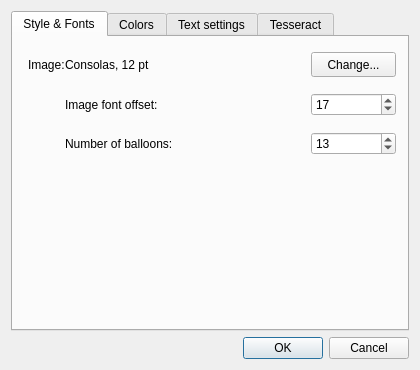
<?xml version="1.0" encoding="UTF-8"?>
<ui version="4.0">
 <class>SettingsDialog</class>
 <widget class="QDialog" name="SettingsDialog">
  <property name="geometry">
   <rect>
    <x>0</x>
    <y>0</y>
    <width>420</width>
    <height>370</height>
   </rect>
  </property>
  <property name="sizePolicy">
   <sizepolicy hsizetype="Maximum" vsizetype="Maximum">
    <horstretch>0</horstretch>
    <verstretch>0</verstretch>
   </sizepolicy>
  </property>
  <property name="minimumSize">
   <size>
    <width>420</width>
    <height>370</height>
   </size>
  </property>
  <property name="maximumSize">
   <size>
    <width>420</width>
    <height>370</height>
   </size>
  </property>
  <property name="windowTitle">
   <string>Settings...</string>
  </property>
  <layout class="QVBoxLayout" name="verticalLayout_3">
   <item>
    <layout class="QVBoxLayout" name="verticalLayout">
     <property name="sizeConstraint">
      <enum>QLayout::SetMaximumSize</enum>
     </property>
     <item>
      <widget class="QTabWidget" name="tabSetting">
       <property name="tabPosition">
        <enum>QTabWidget::North</enum>
       </property>
       <property name="tabShape">
        <enum>QTabWidget::Rounded</enum>
       </property>
       <property name="currentIndex">
        <number>0</number>
       </property>
       <widget class="QWidget" name="FontSett">
        <attribute name="title">
         <string>Style &amp;&amp; Fonts</string>
        </attribute>
        <widget class="QFrame" name="fontFrame">
         <property name="geometry">
          <rect>
           <x>6</x>
           <y>6</y>
           <width>386</width>
           <height>276</height>
          </rect>
         </property>
         <property name="sizePolicy">
          <sizepolicy hsizetype="Expanding" vsizetype="Expanding">
           <horstretch>0</horstretch>
           <verstretch>0</verstretch>
          </sizepolicy>
         </property>
         <layout class="QGridLayout" name="gridLayout_2">
          <property name="sizeConstraint">
           <enum>QLayout::SetNoConstraint</enum>
          </property>
          <property name="bottomMargin">
           <number>16</number>
          </property>
          <property name="horizontalSpacing">
           <number>0</number>
          </property>
          <property name="verticalSpacing">
           <number>16</number>
          </property>
          <item row="1" column="3">
           <widget class="QSpinBox" name="offsetSpinBox">
            <property name="toolTip">
             <string>How far should be displayed symbol from baseline.</string>
            </property>
            <property name="value">
             <number>17</number>
            </property>
           </widget>
          </item>
          <item row="2" column="1">
           <widget class="QLabel" name="balloonsLabel">
            <property name="text">
             <string>Number of balloons:</string>
            </property>
           </widget>
          </item>
          <item row="0" column="2">
           <spacer name="horizontalSpacer_8">
            <property name="orientation">
             <enum>Qt::Horizontal</enum>
            </property>
            <property name="sizeHint" stdset="0">
             <size>
              <width>40</width>
              <height>20</height>
             </size>
            </property>
           </spacer>
          </item>
          <item row="0" column="0">
           <widget class="QLabel" name="fontImageLbl">
            <property name="text">
             <string>Image:</string>
            </property>
           </widget>
          </item>
          <item row="2" column="3">
           <widget class="QSpinBox" name="ballonsSpinBox">
            <property name="toolTip">
             <string>How many &quot;balloons&quot; should be shown on image.</string>
            </property>
            <property name="minimum">
             <number>1</number>
            </property>
            <property name="value">
             <number>13</number>
            </property>
           </widget>
          </item>
          <item row="0" column="1">
           <widget class="QLabel" name="fontImageLabel">
            <property name="text">
             <string>Consolas, 12 pt</string>
            </property>
           </widget>
          </item>
          <item row="0" column="3">
           <widget class="QPushButton" name="fontImageButton">
            <property name="minimumSize">
             <size>
              <width>85</width>
              <height>25</height>
             </size>
            </property>
            <property name="text">
             <string>Change...</string>
            </property>
           </widget>
          </item>
          <item row="1" column="1" colspan="2">
           <widget class="QLabel" name="offsetLabel">
            <property name="text">
             <string>Image font offset:</string>
            </property>
           </widget>
          </item>
          <item row="3" column="0" colspan="4">
           <spacer name="verticalSpacer">
            <property name="orientation">
             <enum>Qt::Vertical</enum>
            </property>
            <property name="sizeHint" stdset="0">
             <size>
              <width>20</width>
              <height>40</height>
             </size>
            </property>
           </spacer>
          </item>
         </layout>
         <zorder>fontImageLabel</zorder>
         <zorder>fontImageLbl</zorder>
         <zorder>fontImageButton</zorder>
         <zorder>offsetLabel</zorder>
         <zorder>offsetSpinBox</zorder>
         <zorder>balloonsLabel</zorder>
         <zorder>ballonsSpinBox</zorder>
        </widget>
       </widget>
       <widget class="QWidget" name="ColorsSett">
        <attribute name="title">
         <string>Colors</string>
        </attribute>
        <widget class="QWidget" name="layoutWidget">
         <property name="geometry">
          <rect>
           <x>0</x>
           <y>10</y>
           <width>391</width>
           <height>270</height>
          </rect>
         </property>
         <layout class="QVBoxLayout" name="verticalLayout_5">
          <item>
           <widget class="QFrame" name="colorsFrame">
            <property name="sizePolicy">
             <sizepolicy hsizetype="Expanding" vsizetype="Expanding">
              <horstretch>0</horstretch>
              <verstretch>0</verstretch>
             </sizepolicy>
            </property>
            <layout class="QGridLayout" name="gridLayout">
             <item row="0" column="0">
              <widget class="QLabel" name="imageFontColorLabel">
               <property name="text">
                <string>Image font:</string>
               </property>
              </widget>
             </item>
             <item row="0" column="1">
              <spacer name="horizontalSpacer_9">
               <property name="orientation">
                <enum>Qt::Horizontal</enum>
               </property>
               <property name="sizeHint" stdset="0">
                <size>
                 <width>40</width>
                 <height>20</height>
                </size>
               </property>
              </spacer>
             </item>
             <item row="0" column="2">
              <widget class="QPushButton" name="imageFontColorButton">
               <property name="maximumSize">
                <size>
                 <width>75</width>
                 <height>26</height>
                </size>
               </property>
               <property name="text">
                <string/>
               </property>
              </widget>
             </item>
             <item row="1" column="0">
              <widget class="QLabel" name="colorRectLabel">
               <property name="text">
                <string>Selection rectangle:</string>
               </property>
              </widget>
             </item>
             <item row="1" column="1">
              <spacer name="horizontalSpacer_2">
               <property name="orientation">
                <enum>Qt::Horizontal</enum>
               </property>
               <property name="sizeType">
                <enum>QSizePolicy::MinimumExpanding</enum>
               </property>
               <property name="sizeHint" stdset="0">
                <size>
                 <width>25</width>
                 <height>12</height>
                </size>
               </property>
              </spacer>
             </item>
             <item row="1" column="2">
              <widget class="QPushButton" name="colorRectButton">
               <property name="maximumSize">
                <size>
                 <width>75</width>
                 <height>26</height>
                </size>
               </property>
               <property name="text">
                <string/>
               </property>
              </widget>
             </item>
             <item row="2" column="0">
              <widget class="QLabel" name="colorBoxLabel">
               <property name="text">
                <string>Selection fill:</string>
               </property>
              </widget>
             </item>
             <item row="2" column="1">
              <spacer name="horizontalSpacer_3">
               <property name="orientation">
                <enum>Qt::Horizontal</enum>
               </property>
               <property name="sizeType">
                <enum>QSizePolicy::Minimum</enum>
               </property>
               <property name="sizeHint" stdset="0">
                <size>
                 <width>25</width>
                 <height>12</height>
                </size>
               </property>
              </spacer>
             </item>
             <item row="2" column="2">
              <widget class="QPushButton" name="rectFillColorButton">
               <property name="maximumSize">
                <size>
                 <width>75</width>
                 <height>26</height>
                </size>
               </property>
               <property name="text">
                <string/>
               </property>
              </widget>
             </item>
             <item row="3" column="0">
              <widget class="QLabel" name="colorBoxLabel_2">
               <property name="text">
                <string>Boxes:</string>
               </property>
              </widget>
             </item>
             <item row="3" column="1">
              <spacer name="horizontalSpacer_4">
               <property name="orientation">
                <enum>Qt::Horizontal</enum>
               </property>
               <property name="sizeType">
                <enum>QSizePolicy::Minimum</enum>
               </property>
               <property name="sizeHint" stdset="0">
                <size>
                 <width>25</width>
                 <height>12</height>
                </size>
               </property>
              </spacer>
             </item>
             <item row="3" column="2">
              <widget class="QPushButton" name="colorBoxButton">
               <property name="maximumSize">
                <size>
                 <width>75</width>
                 <height>26</height>
                </size>
               </property>
               <property name="text">
                <string/>
               </property>
              </widget>
             </item>
             <item row="4" column="0">
              <widget class="QLabel" name="backgroundColorLabel">
               <property name="text">
                <string>Background:</string>
               </property>
              </widget>
             </item>
             <item row="4" column="1">
              <spacer name="horizontalSpacer_5">
               <property name="orientation">
                <enum>Qt::Horizontal</enum>
               </property>
               <property name="sizeType">
                <enum>QSizePolicy::MinimumExpanding</enum>
               </property>
               <property name="sizeHint" stdset="0">
                <size>
                 <width>25</width>
                 <height>12</height>
                </size>
               </property>
              </spacer>
             </item>
             <item row="4" column="2">
              <widget class="QPushButton" name="backgroundColorButton">
               <property name="maximumSize">
                <size>
                 <width>75</width>
                 <height>26</height>
                </size>
               </property>
               <property name="text">
                <string/>
               </property>
              </widget>
             </item>
            </layout>
           </widget>
          </item>
          <item>
           <spacer name="verticalSpacer_2">
            <property name="orientation">
             <enum>Qt::Vertical</enum>
            </property>
            <property name="sizeHint" stdset="0">
             <size>
              <width>20</width>
              <height>88</height>
             </size>
            </property>
           </spacer>
          </item>
         </layout>
        </widget>
       </widget>
       <widget class="QWidget" name="TextSett">
        <attribute name="title">
         <string>Text settings</string>
        </attribute>
        <widget class="QWidget" name="layoutWidget_2">
         <property name="geometry">
          <rect>
           <x>10</x>
           <y>10</y>
           <width>183</width>
           <height>256</height>
          </rect>
         </property>
         <layout class="QVBoxLayout" name="verticalLayout_4">
          <property name="sizeConstraint">
           <enum>QLayout::SetNoConstraint</enum>
          </property>
          <item>
           <layout class="QHBoxLayout" name="horizontalLayout_1">
            <item>
             <widget class="QLabel" name="lblWordSpace">
              <property name="text">
               <string>Word space:</string>
              </property>
             </widget>
            </item>
            <item>
             <spacer name="horizontalSpacer">
              <property name="orientation">
               <enum>Qt::Horizontal</enum>
              </property>
              <property name="sizeHint" stdset="0">
               <size>
                <width>40</width>
                <height>20</height>
               </size>
              </property>
             </spacer>
            </item>
            <item>
             <widget class="QSpinBox" name="sbWordSpace">
              <property name="toolTip">
               <string>If the space between 2 symbol will be bigger than this number, space will be inserted between these symbols</string>
              </property>
              <property name="value">
               <number>6</number>
              </property>
             </widget>
            </item>
           </layout>
          </item>
          <item>
           <layout class="QHBoxLayout" name="horizontalLayout_2">
            <item>
             <widget class="QLabel" name="lblParaIndent">
              <property name="text">
               <string>Paragraph indent:</string>
              </property>
             </widget>
            </item>
            <item>
             <spacer name="horizontalSpacer_6">
              <property name="orientation">
               <enum>Qt::Horizontal</enum>
              </property>
              <property name="sizeHint" stdset="0">
               <size>
                <width>40</width>
                <height>20</height>
               </size>
              </property>
             </spacer>
            </item>
            <item>
             <widget class="QSpinBox" name="spParaIndent">
              <property name="toolTip">
               <string>If the space of  first letter in line is bigger than this number, new paragraph will be started</string>
              </property>
              <property name="value">
               <number>15</number>
              </property>
             </widget>
            </item>
           </layout>
          </item>
          <item>
           <layout class="QVBoxLayout" name="verticalLayout_2">
            <item>
             <widget class="Line" name="line">
              <property name="orientation">
               <enum>Qt::Horizontal</enum>
              </property>
             </widget>
            </item>
            <item>
             <widget class="QLabel" name="lblLigatures">
              <property name="text">
               <string>Ligatures:</string>
              </property>
             </widget>
            </item>
            <item>
             <widget class="QPlainTextEdit" name="pteLigatures">
              <property name="sizePolicy">
               <sizepolicy hsizetype="Expanding" vsizetype="Expanding">
                <horstretch>0</horstretch>
                <verstretch>0</verstretch>
               </sizepolicy>
              </property>
              <property name="maximumSize">
               <size>
                <width>16777215</width>
                <height>16777215</height>
               </size>
              </property>
              <property name="plainText">
               <string>fi
fl</string>
              </property>
             </widget>
            </item>
           </layout>
          </item>
         </layout>
        </widget>
        <widget class="QCheckBox" name="cbOpenDialog">
         <property name="geometry">
          <rect>
           <x>10</x>
           <y>270</y>
           <width>381</width>
           <height>18</height>
          </rect>
         </property>
         <property name="text">
          <string>Open dialog before import/export</string>
         </property>
         <property name="checked">
          <bool>true</bool>
         </property>
        </widget>
        <widget class="QLabel" name="lblLigaturesHelp">
         <property name="geometry">
          <rect>
           <x>165</x>
           <y>90</y>
           <width>221</width>
           <height>171</height>
          </rect>
         </property>
         <property name="text">
          <string>&lt;!DOCTYPE HTML PUBLIC &quot;-//W3C//DTD HTML 4.0//EN&quot; &quot;http://www.w3.org/TR/REC-html40/strict.dtd&quot;&gt;
&lt;html&gt;&lt;head&gt;&lt;meta name=&quot;qrichtext&quot; content=&quot;1&quot; /&gt;&lt;style type=&quot;text/css&quot;&gt;
p, li { white-space: pre-wrap; }
&lt;/style&gt;&lt;/head&gt;&lt;body style=&quot; font-family:'MS Shell Dlg 2'; font-size:8.25pt; font-weight:400; font-style:normal;&quot;&gt;
&lt;ul style=&quot;margin-top: 0px; margin-bottom: 0px; margin-left: 0px; margin-right: 0px; -qt-list-indent: 1;&quot;&gt;&lt;li style=&quot; font-size:8pt;&quot; style=&quot; margin-top:12px; margin-bottom:0px; margin-left:0px; margin-right:0px; -qt-block-indent:0; text-indent:0px;&quot;&gt;&lt;span style=&quot; font-weight:600;&quot;&gt;Ligatures&lt;/span&gt; are used during import of text file to boxes/symbols.&lt;/li&gt;
&lt;li style=&quot; font-size:8pt;&quot; style=&quot; margin-top:0px; margin-bottom:0px; margin-left:0px; margin-right:0px; -qt-block-indent:0; text-indent:0px;&quot;&gt;Enter &lt;span style=&quot; font-weight:600;&quot;&gt;one&lt;/span&gt; &lt;span style=&quot; font-weight:600;&quot;&gt;ligature&lt;/span&gt; per line&lt;/li&gt;
&lt;li style=&quot; font-size:8pt;&quot; style=&quot; margin-top:0px; margin-bottom:0px; margin-left:0px; margin-right:0px; -qt-block-indent:0; text-indent:0px;&quot;&gt;&lt;span style=&quot; font-weight:600;&quot;&gt;Spaces&lt;/span&gt; will be keeped&lt;/li&gt;
&lt;li style=&quot; font-size:8pt;&quot; style=&quot; margin-top:0px; margin-bottom:0px; margin-left:0px; margin-right:0px; -qt-block-indent:0; text-indent:0px;&quot;&gt;&lt;span style=&quot; font-weight:600;&quot;&gt;Empty lines&lt;/span&gt; will be removed&lt;/li&gt;
&lt;li style=&quot; font-size:8pt;&quot; style=&quot; margin-top:0px; margin-bottom:0px; margin-left:0px; margin-right:0px; -qt-block-indent:0; text-indent:0px;&quot;&gt;&lt;span style=&quot; font-weight:600;&quot;&gt;Duplicates&lt;/span&gt; will be removed too&lt;/li&gt;&lt;/ul&gt;&lt;/body&gt;&lt;/html&gt;</string>
         </property>
         <property name="textFormat">
          <enum>Qt::RichText</enum>
         </property>
         <property name="alignment">
          <set>Qt::AlignLeading|Qt::AlignLeft|Qt::AlignTop</set>
         </property>
         <property name="wordWrap">
          <bool>true</bool>
         </property>
         <property name="indent">
          <number>-1</number>
         </property>
        </widget>
        <widget class="QLabel" name="label">
         <property name="geometry">
          <rect>
           <x>195</x>
           <y>10</y>
           <width>186</width>
           <height>51</height>
          </rect>
         </property>
         <property name="text">
          <string>&lt;b&gt;Word space&lt;/b&gt; and &lt;b&gt;Paragraph indent&lt;/b&gt; it used during export to text file</string>
         </property>
         <property name="alignment">
          <set>Qt::AlignLeading|Qt::AlignLeft|Qt::AlignTop</set>
         </property>
         <property name="wordWrap">
          <bool>true</bool>
         </property>
        </widget>
       </widget>
       <widget class="QWidget" name="TesseractSett">
        <attribute name="title">
         <string>Tesseract</string>
        </attribute>
        <widget class="QLabel" name="lblPrefix">
         <property name="geometry">
          <rect>
           <x>1</x>
           <y>20</y>
           <width>111</width>
           <height>21</height>
          </rect>
         </property>
         <property name="text">
          <string notr="true">TESSDATA_PREFIX:</string>
         </property>
         <property name="alignment">
          <set>Qt::AlignRight|Qt::AlignTrailing|Qt::AlignVCenter</set>
         </property>
        </widget>
        <widget class="QPushButton" name="pbSelectDP">
         <property name="enabled">
          <bool>true</bool>
         </property>
         <property name="geometry">
          <rect>
           <x>320</x>
           <y>20</y>
           <width>71</width>
           <height>21</height>
          </rect>
         </property>
         <property name="text">
          <string>Select...</string>
         </property>
        </widget>
        <widget class="QLineEdit" name="lnPrefix">
         <property name="enabled">
          <bool>true</bool>
         </property>
         <property name="geometry">
          <rect>
           <x>120</x>
           <y>20</y>
           <width>192</width>
           <height>20</height>
          </rect>
         </property>
         <property name="toolTip">
          <string>&lt;html&gt;&lt;head/&gt;&lt;body&gt;&lt;p&gt;&lt;br/&gt;&lt;/p&gt;&lt;/body&gt;&lt;/html&gt;</string>
         </property>
         <property name="text">
          <string/>
         </property>
        </widget>
        <widget class="QLabel" name="lblLang">
         <property name="geometry">
          <rect>
           <x>9</x>
           <y>60</y>
           <width>101</width>
           <height>20</height>
          </rect>
         </property>
         <property name="text">
          <string>Language:</string>
         </property>
         <property name="alignment">
          <set>Qt::AlignRight|Qt::AlignTrailing|Qt::AlignVCenter</set>
         </property>
        </widget>
        <widget class="QComboBox" name="cbLang">
         <property name="geometry">
          <rect>
           <x>120</x>
           <y>60</y>
           <width>191</width>
           <height>20</height>
          </rect>
         </property>
         <property name="toolTip">
          <string>&lt;html&gt;&lt;head/&gt;&lt;body&gt;&lt;p&gt;Available languages&lt;/p&gt;&lt;/body&gt;&lt;/html&gt;</string>
         </property>
        </widget>
        <widget class="QPushButton" name="pbCheck">
         <property name="geometry">
          <rect>
           <x>320</x>
           <y>60</y>
           <width>71</width>
           <height>21</height>
          </rect>
         </property>
         <property name="text">
          <string>Check</string>
         </property>
        </widget>
        <widget class="QLabel" name="lblNote">
         <property name="geometry">
          <rect>
           <x>10</x>
           <y>100</y>
           <width>371</width>
           <height>91</height>
          </rect>
         </property>
         <property name="text">
          <string>&lt;html&gt;&lt;head/&gt;&lt;body&gt;&lt;p&gt;&lt;span style=&quot; font-weight:600; color:#ff0000;&quot;&gt;Note:&lt;/span&gt; You must set &lt;span style=&quot; font-weight:600;&quot;&gt;Data Path&lt;/span&gt; with tesseract (&amp;gt;=3.00 and &amp;lt;=3.02) language files! Otherwise program can not find language data files. &lt;/p&gt;&lt;/body&gt;&lt;/html&gt;</string>
         </property>
         <property name="alignment">
          <set>Qt::AlignLeading|Qt::AlignLeft|Qt::AlignTop</set>
         </property>
         <property name="wordWrap">
          <bool>true</bool>
         </property>
        </widget>
       </widget>
      </widget>
     </item>
     <item>
      <widget class="QDialogButtonBox" name="buttonBox">
       <property name="standardButtons">
        <set>QDialogButtonBox::Cancel|QDialogButtonBox::Ok</set>
       </property>
      </widget>
     </item>
    </layout>
   </item>
  </layout>
 </widget>
 <resources/>
 <connections>
  <connection>
   <sender>buttonBox</sender>
   <signal>rejected()</signal>
   <receiver>SettingsDialog</receiver>
   <slot>close()</slot>
   <hints>
    <hint type="sourcelabel">
     <x>209</x>
     <y>346</y>
    </hint>
    <hint type="destinationlabel">
     <x>209</x>
     <y>184</y>
    </hint>
   </hints>
  </connection>
 </connections>
</ui>
